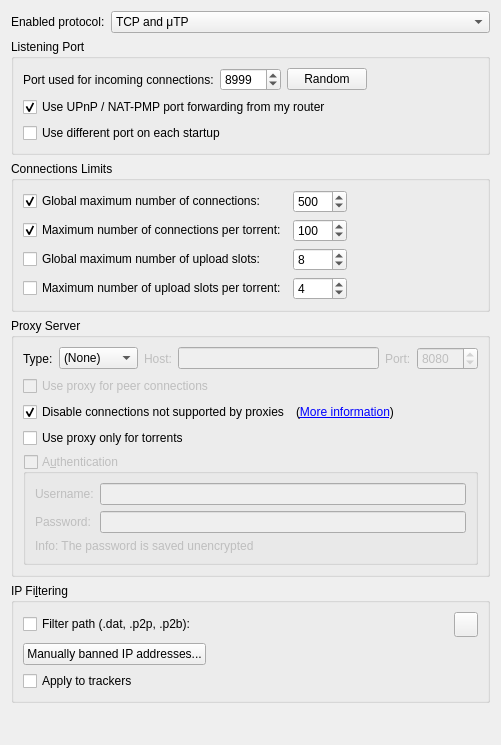
          <widget class="QWidget" name="scrollAreaWidgetContents_3">
           <property name="geometry">
            <rect>
             <x>0</x>
             <y>0</y>
             <width>501</width>
             <height>745</height>
            </rect>
           </property>
           <layout class="QVBoxLayout" name="verticalLayout_20">
            <item>
             <layout class="QHBoxLayout" name="horizontalLayout_12">
              <item>
               <widget class="QLabel" name="label_24">
                <property name="sizePolicy">
                 <sizepolicy hsizetype="Fixed" vsizetype="Preferred">
                  <horstretch>0</horstretch>
                  <verstretch>0</verstretch>
                 </sizepolicy>
                </property>
                <property name="text">
                 <string>Enabled protocol:</string>
                </property>
               </widget>
              </item>
              <item>
               <widget class="QComboBox" name="comboProtocol">
                <item>
                 <property name="text">
                  <string>TCP and μTP</string>
                 </property>
                </item>
                <item>
                 <property name="text">
                  <string notr="true">TCP</string>
                 </property>
                </item>
                <item>
                 <property name="text">
                  <string notr="true">μTP</string>
                 </property>
                </item>
               </widget>
              </item>
             </layout>
            </item>
            <item>
             <widget class="QGroupBox" name="ListeningPortBox">
              <property name="title">
               <string>Listening Port</string>
              </property>
              <layout class="QVBoxLayout" name="listeningPortLayout">
               <item>
                <layout class="QHBoxLayout" name="listeningPortLayout2">
                 <item>
                  <widget class="QLabel" name="lbl_ports">
                   <property name="text">
                    <string>Port used for incoming connections:</string>
                   </property>
                  </widget>
                 </item>
                 <item>
                  <widget class="QSpinBox" name="spinPort">
                   <property name="minimum">
                    <number>1</number>
                   </property>
                   <property name="maximum">
                    <number>65535</number>
                   </property>
                   <property name="value">
                    <number>8999</number>
                   </property>
                  </widget>
                 </item>
                 <item>
                  <widget class="QPushButton" name="randomButton">
                   <property name="text">
                    <string>Random</string>
                   </property>
                  </widget>
                 </item>
                 <item>
                  <spacer name="horizontalSpacer_4">
                   <property name="orientation">
                    <enum>Qt::Horizontal</enum>
                   </property>
                   <property name="sizeHint" stdset="0">
                    <size>
                     <width>40</width>
                     <height>20</height>
                    </size>
                   </property>
                  </spacer>
                 </item>
                </layout>
               </item>
               <item>
                <widget class="QCheckBox" name="checkUPnP">
                 <property name="text">
                  <string>Use UPnP / NAT-PMP port forwarding from my router</string>
                 </property>
                 <property name="checked">
                  <bool>true</bool>
                 </property>
                </widget>
               </item>
               <item>
                <widget class="QCheckBox" name="checkRandomPort">
                 <property name="text">
                  <string>Use different port on each startup</string>
                 </property>
                </widget>
               </item>
              </layout>
             </widget>
            </item>
            <item>
             <widget class="QGroupBox" name="nbConnecBox">
              <property name="title">
               <string>Connections Limits</string>
              </property>
              <layout class="QGridLayout" name="gridLayout">
               <item row="3" column="1">
                <widget class="QSpinBox" name="spinMaxUploadsPerTorrent">
                 <property name="maximum">
                  <number>500</number>
                 </property>
                 <property name="value">
                  <number>4</number>
                 </property>
                </widget>
               </item>
               <item row="1" column="0">
                <widget class="QCheckBox" name="checkMaxConnecsPerTorrent">
                 <property name="text">
                  <string>Maximum number of connections per torrent:</string>
                 </property>
                 <property name="checked">
                  <bool>true</bool>
                 </property>
                </widget>
               </item>
               <item row="0" column="0">
                <widget class="QCheckBox" name="checkMaxConnecs">
                 <property name="text">
                  <string>Global maximum number of connections:</string>
                 </property>
                 <property name="checked">
                  <bool>true</bool>
                 </property>
                </widget>
               </item>
               <item row="0" column="1">
                <widget class="QSpinBox" name="spinMaxConnec">
                 <property name="enabled">
                  <bool>true</bool>
                 </property>
                 <property name="minimum">
                  <number>2</number>
                 </property>
                 <property name="maximum">
                  <number>2000</number>
                 </property>
                 <property name="value">
                  <number>500</number>
                 </property>
                </widget>
               </item>
               <item row="1" column="1">
                <widget class="QSpinBox" name="spinMaxConnecPerTorrent">
                 <property name="minimum">
                  <number>2</number>
                 </property>
                 <property name="maximum">
                  <number>2000</number>
                 </property>
                 <property name="value">
                  <number>100</number>
                 </property>
                </widget>
               </item>
               <item row="3" column="0">
                <widget class="QCheckBox" name="checkMaxUploadsPerTorrent">
                 <property name="text">
                  <string>Maximum number of upload slots per torrent:</string>
                 </property>
                 <property name="checked">
                  <bool>false</bool>
                 </property>
                </widget>
               </item>
               <item row="2" column="0">
                <widget class="QCheckBox" name="checkMaxUploads">
                 <property name="text">
                  <string>Global maximum number of upload slots:</string>
                 </property>
                 <property name="checked">
                  <bool>false</bool>
                 </property>
                </widget>
               </item>
               <item row="2" column="1">
                <widget class="QSpinBox" name="spinMaxUploads">
                 <property name="maximum">
                  <number>2000</number>
                 </property>
                 <property name="value">
                  <number>8</number>
                 </property>
                </widget>
               </item>
               <item row="0" column="2">
                <spacer name="horizontalSpacer_3">
                 <property name="orientation">
                  <enum>Qt::Horizontal</enum>
                 </property>
                 <property name="sizeHint" stdset="0">
                  <size>
                   <width>40</width>
                   <height>20</height>
                  </size>
                 </property>
                </spacer>
               </item>
              </layout>
             </widget>
            </item>
            <item>
             <widget class="QGroupBox" name="groupProxy">
              <property name="enabled">
               <bool>true</bool>
              </property>
              <property name="title">
               <string>Proxy Server</string>
              </property>
              <layout class="QVBoxLayout" name="verticalLayout_29">
               <item>
                <layout class="QHBoxLayout" name="proxyTypeLayout">
                 <item>
                  <widget class="QLabel" name="ProxyType_lbl">
                   <property name="text">
                    <string>Type:</string>
                   </property>
                  </widget>
                 </item>
                 <item>
                  <widget class="QComboBox" name="comboProxyType">
                   <item>
                    <property name="text">
                     <string>(None)</string>
                    </property>
                   </item>
                   <item>
                    <property name="text">
                     <string>SOCKS4</string>
                    </property>
                   </item>
                   <item>
                    <property name="text">
                     <string>SOCKS5</string>
                    </property>
                   </item>
                   <item>
                    <property name="text">
                     <string>HTTP</string>
                    </property>
                   </item>
                  </widget>
                 </item>
                 <item>
                  <widget class="QLabel" name="lblProxyIP">
                   <property name="enabled">
                    <bool>false</bool>
                   </property>
                   <property name="text">
                    <string>Host:</string>
                   </property>
                  </widget>
                 </item>
                 <item>
                  <widget class="QLineEdit" name="textProxyIP">
                   <property name="enabled">
                    <bool>false</bool>
                   </property>
                   <property name="text">
                    <string/>
                   </property>
                  </widget>
                 </item>
                 <item>
                  <widget class="QLabel" name="lblProxyPort">
                   <property name="enabled">
                    <bool>false</bool>
                   </property>
                   <property name="text">
                    <string>Port:</string>
                   </property>
                  </widget>
                 </item>
                 <item>
                  <widget class="QSpinBox" name="spinProxyPort">
                   <property name="enabled">
                    <bool>false</bool>
                   </property>
                   <property name="minimum">
                    <number>1</number>
                   </property>
                   <property name="maximum">
                    <number>65535</number>
                   </property>
                   <property name="value">
                    <number>8080</number>
                   </property>
                  </widget>
                 </item>
                </layout>
               </item>
               <item>
                <widget class="QCheckBox" name="checkProxyPeerConnecs">
                 <property name="enabled">
                  <bool>false</bool>
                 </property>
                 <property name="toolTip">
                  <string>Otherwise, the proxy server is only used for tracker connections</string>
                 </property>
                 <property name="text">
                  <string>Use proxy for peer connections</string>
                 </property>
                </widget>
               </item>
               <item>
                <layout class="QHBoxLayout" name="forceProxyHorizontalLayout">
                 <item>
                  <widget class="QCheckBox" name="checkForceProxy">
                   <property name="text">
                    <string>Disable connections not supported by proxies</string>
                   </property>
                   <property name="checked">
                    <bool>true</bool>
                   </property>
                  </widget>
                 </item>
                 <item>
                  <widget class="QLabel" name="labelForceProxy">
                   <property name="text">
                    <string>(&lt;a href=&quot;https://github.com/qbittorrent/qBittorrent/wiki/Disable-connections-not-supported-by-proxies&quot;&gt;More information&lt;/a&gt;)</string>
                   </property>
                   <property name="openExternalLinks">
                    <bool>true</bool>
                   </property>
                  </widget>
                 </item>
                 <item>
                  <spacer name="horizontalSpacer_22">
                   <property name="orientation">
                    <enum>Qt::Horizontal</enum>
                   </property>
                   <property name="sizeHint" stdset="0">
                    <size>
                     <width>40</width>
                     <height>20</height>
                    </size>
                   </property>
                  </spacer>
                 </item>
                </layout>
               </item>
               <item>
                <widget class="QCheckBox" name="isProxyOnlyForTorrents">
                 <property name="toolTip">
                  <string>RSS feeds, search engine, software updates or anything else other than torrent transfers and related operations (such as peer exchanges) will use a direct connection</string>
                 </property>
                 <property name="text">
                  <string>Use proxy only for torrents</string>
                 </property>
                 <property name="checked">
                  <bool>false</bool>
                 </property>
                </widget>
               </item>
               <item>
                <widget class="QGroupBox" name="checkProxyAuth">
                 <property name="enabled">
                  <bool>false</bool>
                 </property>
                 <property name="title">
                  <string>A&amp;uthentication</string>
                 </property>
                 <property name="checkable">
                  <bool>true</bool>
                 </property>
                 <property name="checked">
                  <bool>false</bool>
                 </property>
                 <layout class="QVBoxLayout" name="verticalLayout_24">
                  <item>
                   <layout class="QGridLayout" name="gridLayout_12">
                    <item row="0" column="0">
                     <widget class="QLabel" name="lblProxyUsername">
                      <property name="text">
                       <string>Username:</string>
                      </property>
                     </widget>
                    </item>
                    <item row="0" column="1">
                     <widget class="QLineEdit" name="textProxyUsername"/>
                    </item>
                    <item row="1" column="0">
                     <widget class="QLabel" name="lblProxyPassword">
                      <property name="text">
                       <string>Password:</string>
                      </property>
                     </widget>
                    </item>
                    <item row="1" column="1">
                     <widget class="QLineEdit" name="textProxyPassword">
                      <property name="echoMode">
                       <enum>QLineEdit::Password</enum>
                      </property>
                     </widget>
                    </item>
                   </layout>
                  </item>
                  <item>
                   <widget class="QLabel" name="label_23">
                    <property name="text">
                     <string>Info: The password is saved unencrypted</string>
                    </property>
                   </widget>
                  </item>
                 </layout>
                </widget>
               </item>
              </layout>
             </widget>
            </item>
            <item>
             <widget class="QGroupBox" name="groupIPFilter">
              <property name="title">
               <string>IP Fi&amp;ltering</string>
              </property>
              <layout class="QVBoxLayout" name="verticalLayout_17">
               <item>
                <layout class="QHBoxLayout" name="horizontalLayout_11">
                 <item>
                  <widget class="QCheckBox" name="checkIPFilter">
                   <property name="text">
                    <string>Filter path (.dat, .p2p, .p2b):</string>
                   </property>
                  </widget>
                 </item>
                 <item>
                  <widget class="FileSystemPathLineEdit" name="textFilterPath" native="true"/>
                 </item>
                 <item>
                  <widget class="QToolButton" name="IpFilterRefreshBtn">
                   <property name="minimumSize">
                    <size>
                     <width>0</width>
                     <height>25</height>
                    </size>
                   </property>
                   <property name="toolTip">
                    <string>Reload the filter</string>
                   </property>
                  </widget>
                 </item>
                </layout>
               </item>
               <item>
                <widget class="QPushButton" name="banListButton">
                 <property name="sizePolicy">
                  <sizepolicy hsizetype="Fixed" vsizetype="Fixed">
                   <horstretch>0</horstretch>
                   <verstretch>0</verstretch>
                  </sizepolicy>
                 </property>
                 <property name="text">
                  <string>Manually banned IP addresses...</string>
                 </property>
                </widget>
               </item>
               <item>
                <widget class="QCheckBox" name="checkIpFilterTrackers">
                 <property name="text">
                  <string>Apply to trackers</string>
                 </property>
                </widget>
               </item>
              </layout>
             </widget>
            </item>
            <item>
             <spacer name="verticalSpacer_3">
              <property name="orientation">
               <enum>Qt::Vertical</enum>
              </property>
              <property name="sizeHint" stdset="0">
               <size>
                <width>20</width>
                <height>40</height>
               </size>
              </property>
             </spacer>
            </item>
           </layout>
          </widget>
